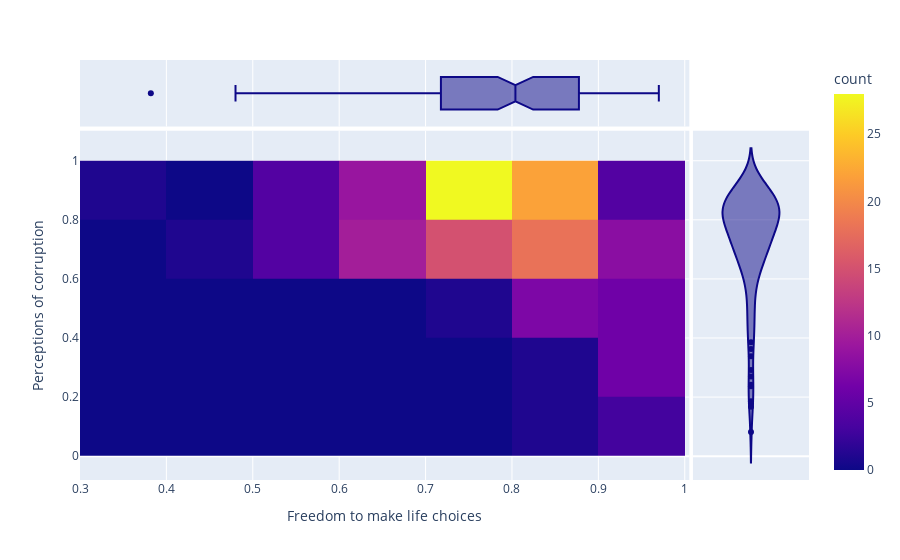

Notebook source saved alongside this figure:
### Code cell
fig = px.density_heatmap(df, x="Freedom to make life choices", y='Perceptions of corruption', marginal_x="box", marginal_y="violin")
fig.show()

### Figure 1 — Plotly figure (JSON) as saved in the notebook; plotly's stock layout.template omitted (floating-point values rounded to 4 significant figures; data arrays with more than 128 entries replaced by an {"elided": "..."} marker saying what was removed)
{"data": [{"coloraxis": "coloraxis", "hovertemplate": "Freedom to make life choices=%{x}<br>Perceptions of corruption=%{y}<br>count=%{z}<extra></extra>", "name": "", "type": "histogram2d", "x": {"elided": "149 float values"}, "xaxis": "x", "xbingroup": "x", "y": {"elided": "149 float values"}, "yaxis": "y", "ybingroup": "y"}, {"alignmentgroup": "True", "hovertemplate": "Freedom to make life choices=%{x}<extra></extra>", "legendgroup": "", "marker": {"color": "#0d0887"}, "name": "", "notched": true, "offsetgroup": "", "showlegend": false, "type": "box", "x": {"elided": "149 float values"}, "xaxis": "x3", "yaxis": "y3"}, {"alignmentgroup": "True", "hovertemplate": "Perceptions of corruption=%{y}<extra></extra>", "legendgroup": "", "marker": {"color": "#0d0887"}, "name": "", "offsetgroup": "", "scalegroup": "y", "showlegend": false, "type": "violin", "xaxis": "x2", "y": {"elided": "149 float values"}, "yaxis": "y2"}], "layout": {"coloraxis": {"colorbar": {"title": {"text": "count"}}, "colorscale": [[0, "#0d0887"], [0.1111, "#46039f"], [0.2222, "#7201a8"], [0.3333, "#9c179e"], [0.4444, "#bd3786"], [0.5556, "#d8576b"], [0.6667, "#ed7953"], [0.7778, "#fb9f3a"], [0.8889, "#fdca26"], [1, "#f0f921"]]}, "legend": {"tracegroupgap": 0}, "margin": {"t": 60}, "xaxis": {"anchor": "y", "domain": [0, 0.8358], "title": {"text": "Freedom to make life choices"}}, "xaxis2": {"anchor": "y2", "domain": [0.8408, 1], "matches": "x2", "showgrid": false, "showline": false, "showticklabels": false, "ticks": ""}, "xaxis3": {"anchor": "y3", "domain": [0, 0.8358], "matches": "x", "showgrid": true, "showticklabels": false}, "xaxis4": {"anchor": "y4", "domain": [0.8408, 1], "matches": "x2", "showgrid": false, "showline": false, "showticklabels": false, "ticks": ""}, "yaxis": {"anchor": "x", "domain": [0, 0.8316], "title": {"text": "Perceptions of corruption"}}, "yaxis2": {"anchor": "x2", "domain": [0, 0.8316], "matches": "y", "showgrid": true, "showticklabels": false}, "yaxis3": {"anchor": "x3", "domain": [0.8416, 1], "matches": "y3", "showgrid": false, "showline": false, "showticklabels": false, "ticks": ""}, "yaxis4": {"anchor": "x4", "domain": [0.8416, 1], "matches": "y3", "showgrid": true, "showline": false, "showticklabels": false, "ticks": ""}}}
